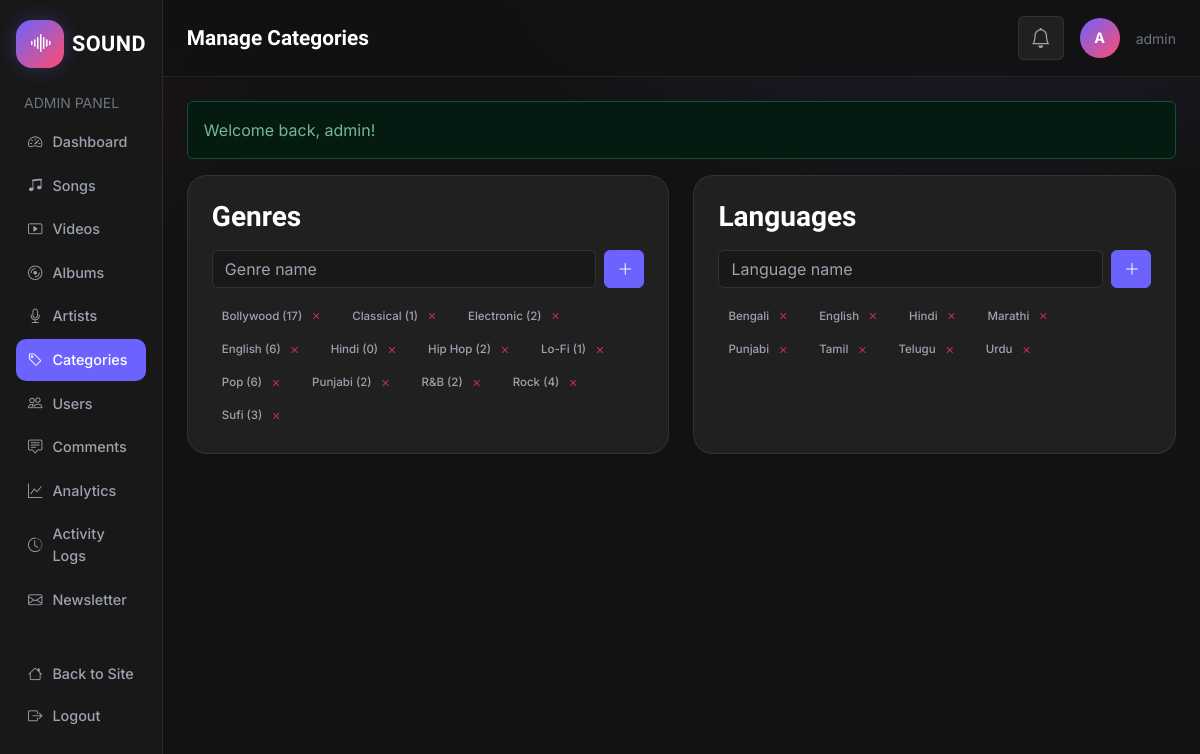
Screenshot of /admin/categories.php (signed in) with the database file from the repository.
### tables this page shows
CREATE TABLE IF NOT EXISTS genres (
  id INT AUTO_INCREMENT PRIMARY KEY,
  name VARCHAR(80) NOT NULL UNIQUE,
  created_at TIMESTAMP DEFAULT CURRENT_TIMESTAMP
);

CREATE TABLE IF NOT EXISTS languages (
  id INT AUTO_INCREMENT PRIMARY KEY,
  name VARCHAR(80) NOT NULL UNIQUE,
  created_at TIMESTAMP DEFAULT CURRENT_TIMESTAMP
);

### includes/functions.php (called while the page is built, shortened)
<?php
require_once __DIR__ . '/header.php';
require_once __DIR__ . '/footer.php';
function db() {
    static $pdo = null;
    if ($pdo === null) {
        $dsn = 'mysql:host=' . DB_HOST . ';dbname=' . DB_NAME . ';charset=utf8mb4';
        try {
            $pdo = new PDO($dsn, DB_USER, DB_PASS, [
                PDO::ATTR_ERRMODE => PDO::ERRMODE_EXCEPTION,
                PDO::ATTR_DEFAULT_FETCH_MODE => PDO::FETCH_ASSOC,
                PDO::ATTR_EMULATE_PREPARES => false,
            ]);
        } catch (PDOException $e) {
            error_log('Database connection failed: ' . $e->getMessage());
            http_response_code(500);
            include __DIR__ . '/../500.php';
            exit;
        }
    }
    return $pdo;
}
function e($value): string {
    return htmlspecialchars((string)$value, ENT_QUOTES, 'UTF-8');
}
function get_flash(): ?array {
    if (isset($_SESSION['flash'])) {
        $flash = $_SESSION['flash'];
        return $flash;
    }
    return null;
}

### includes/models.php (called while the page is built, shortened)
<?php
require_once __DIR__ . '/functions.php';
function get_genres(): array {
    return db()->query("SELECT g.*, (SELECT COUNT(*) FROM songs s WHERE s.genre_id = g.id) AS song_count FROM genres g ORDER BY g.name ASC")->fetchAll();
}
function get_languages(): array {
    return db()->query("SELECT * FROM languages ORDER BY name ASC")->fetchAll();
}

### admin/categories.php (the view, shortened to what this page needs)
<?php
require_once __DIR__ . '/includes/header.php';
$flash = get_flash();
$genres = get_genres();
$languages = get_languages();
?>
<?php if ($flash): ?><div class="alert alert-<?= e($flash['type']) ?>"><?= e($flash['message']) ?></div><?php endif; ?>
<div class="row g-4">
    <div class="col-lg-6">
        <div class="card-media p-4">
            <h3 class="fw-bold text-white mb-3">Genres</h3>
            <form method="post" action="" class="d-flex gap-2 mb-3">
                <input name="name" class="form-control" placeholder="Genre name" required>
                <button class="btn btn-primary"><i class="bi bi-plus-lg"></i></button>
            </form>
            <div class="d-flex flex-wrap gap-2">
                <?php foreach ($genres as $g): ?>
                    <span class="chip" style="background:var(--ink-800);border:1px solid var(--ink-700)">
                        <?= e($g['name']) ?> (<?= $g['song_count'] ?>)
                        <form method="post" action="" class="d-inline" onsubmit="return confirm('Delete this genre?')">
                            <button class="btn btn-sm text-danger p-0 lh-1"><i class="bi bi-x"></i></button>
                        </form>
                    </span>
                <?php endforeach; ?>
            </div>
        </div>
    </div>
    <div class="col-lg-6">
        <div class="card-media p-4">
            <h3 class="fw-bold text-white mb-3">Languages</h3>
            <form method="post" action="" class="d-flex gap-2 mb-3">
                <input name="name" class="form-control" placeholder="Language name" required>
                <button class="btn btn-primary"><i class="bi bi-plus-lg"></i></button>
            </form>
            <div class="d-flex flex-wrap gap-2">
                <?php foreach ($languages as $l): ?>
                    <span class="chip" style="background:var(--ink-800);border:1px solid var(--ink-700)">
                        <?= e($l['name']) ?>
                        <form method="post" action="" class="d-inline" onsubmit="return confirm('Delete this language?')">
                            <button class="btn btn-sm text-danger p-0 lh-1"><i class="bi bi-x"></i></button>
                        </form>
                    </span>
                <?php endforeach; ?>
            </div>
        </div>
    </div>
</div>
<?php require_once __DIR__ . '/includes/footer.php'; ?>

### assets/css/style.css (style rules this page uses)
:root { --primary:#6C63FF; --primary-dark:#5748FF; --secondary:#121212; --dark:#181818; --card:#202020; --pink:#FF4D6D; --text:#FFFFFF; --text-light:#9CA3AF; --border:rgba(255,255,255,.08); --radius:20px; --transition:.35s; }
html { scroll-behavior: smooth; overflow-x: hidden; }
body { font-family: 'Inter', system-ui, sans-serif; background-color: var(--secondary); background-image: radial-gradient(900px 500px at 80% -10%, rgba(108,99,255,0.15), transparent 60%), radial-gradient(700px 400px at -10% 10%, rgba(255,77,109,0.08), transparent 60%); background-attachment: fixed; color: var(--text-light); min-height: 100vh; }
h1, h2, h3, h4, h5, h6, .font-display { font-family: 'Sora', 'Inter', sans-serif; color: var(--text); line-height: 1.2; }
.btn-primary { background-color: var(--primary); border-color: var(--primary); color: #fff; font-weight: 600; transition: all var(--transition); }
.card-media { background: var(--card); border: 1px solid var(--border); border-radius: var(--radius); overflow: hidden; transition: transform 0.3s ease, border-color 0.3s ease, box-shadow 0.3s ease; height: 100%; }
.chip { display: inline-flex; align-items: center; gap: 6px; background: var(--card); color: var(--text-light); border: 1px solid var(--border); font-size: 0.72rem; font-weight: 500; padding: 4px 10px; border-radius: 999px; }
.form-control, .form-select { background-color: var(--dark); border-color: var(--border); color: #fff; }
.form-control::placeholder { color: var(--text-light); }
.reveal { opacity: 0; transform: translateY(28px); transition: opacity 0.6s cubic-bezier(0.22,1,0.36,1), transform 0.6s cubic-bezier(0.22,1,0.36,1); }
.reveal-in { opacity: 1 !important; transform: translateY(0) !important; }
.card-media::after { content: ''; position: absolute; inset: 0; z-index: 2; border-radius: var(--radius); background: radial-gradient(circle at 50% 0%, rgba(108,99,255,0.12), transparent 70%); opacity: 0; transition: opacity 0.4s ease; pointer-events: none; }
.card-media { position: relative; }
.chip { transition: transform 0.2s ease, background 0.2s ease; }
.btn-primary { position: relative; overflow: hidden; }
.btn-primary::before { content: ''; position: absolute; top: 50%; left: 50%; width: 0; height: 0; border-radius: 50%; background: rgba(255,255,255,0.3); transform: translate(-50%, -50%); transition: width 0.5s ease, height 0.5s ease; }
.row > [class*="col-"] { max-width: 100%; }

### rows the page displays
genres: name "Bollywood", song_count "17"
genres: name "Classical", song_count "1"
genres: name "Electronic", song_count "2"
genres: name "English", song_count "6"
genres: name "Hindi", song_count "0"
genres: name "Hip Hop", song_count "2"
genres: name "Lo-Fi", song_count "1"
genres: name "Pop", song_count "6"
genres: name "Punjabi", song_count "2"
genres: name "R&B", song_count "2"
genres: name "Rock", song_count "4"
genres: name "Sufi", song_count "3"
languages: name "Bengali"
languages: name "English"
languages: name "Hindi"
languages: name "Marathi"
languages: name "Punjabi"
languages: name "Tamil"
languages: name "Telugu"
languages: name "Urdu"

### other values shown
$item['label'] "Dashboard"
$item['label'] "Songs"
$item['label'] "Videos"
$item['label'] "Albums"
$item['label'] "Artists"
$item['label'] "Categories"
$item['label'] "Users"
$item['label'] "Comments"
$item['label'] "Analytics"
$item['label'] "Activity Logs"
$item['label'] "Newsletter"
$pageTitle "Manage Categories"
substr($_SESSION['username'],0,1) "A"
$_SESSION['username'] "admin"
$flash['message'] "Welcome back, admin!"
